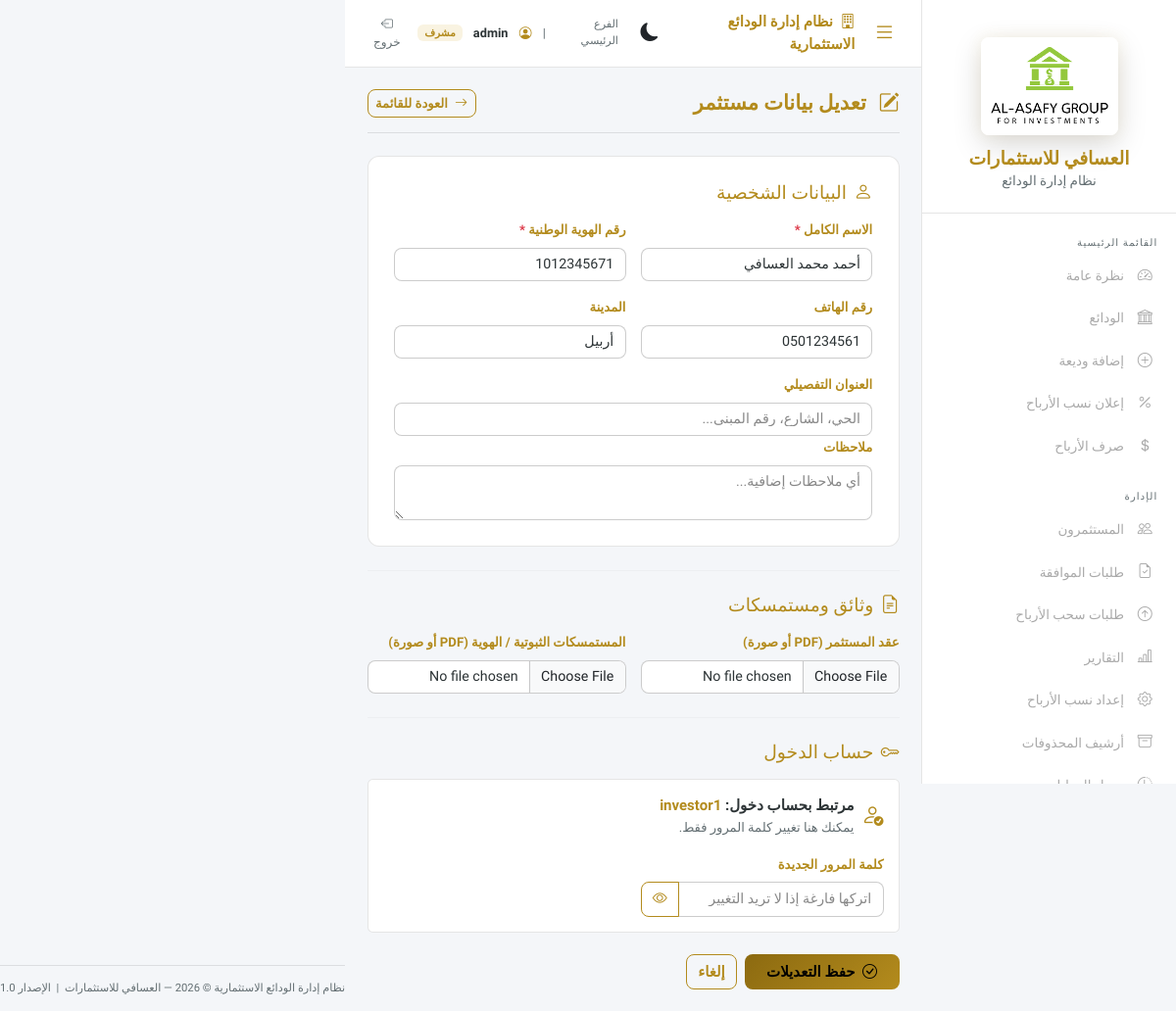
/investor_add.php?edit=1 (signed in), run on the app's committed database.
### tables this page shows
CREATE TABLE IF NOT EXISTS `investors` (
  `id`            INT UNSIGNED NOT NULL AUTO_INCREMENT,
  `full_name`     VARCHAR(150) NOT NULL,
  `phone`         VARCHAR(30)  NOT NULL,
  `city`          VARCHAR(100) NOT NULL DEFAULT '',
  `address`       VARCHAR(255) NULL,
  `notes`         TEXT NULL,
  `national_id`   VARCHAR(30)  NOT NULL DEFAULT '',
  `contract_path` VARCHAR(255) NULL,
  `id_card_path`  VARCHAR(255) NULL,
  `created_at`    DATETIME     NOT NULL DEFAULT CURRENT_TIMESTAMP,
  `updated_at`    DATETIME     NOT NULL DEFAULT CURRENT_TIMESTAMP ON UPDATE CURRENT_TIMESTAMP,
  PRIMARY KEY (`id`)
);

CREATE TABLE IF NOT EXISTS `users` (
  `id`              INT UNSIGNED NOT NULL AUTO_INCREMENT,
  `investor_id`     INT UNSIGNED NULL,
  `role`            ENUM('admin','staff','investor') NOT NULL DEFAULT 'investor',
  `username`        VARCHAR(100) NOT NULL,
  `password_hash`   VARCHAR(255) NOT NULL,
  `session_version` INT UNSIGNED NOT NULL DEFAULT 1,
  `created_by`      INT UNSIGNED NULL,
  `last_login_at`   DATETIME NULL,
  `created_at`      DATETIME NOT NULL DEFAULT CURRENT_TIMESTAMP,
  `updated_at`      DATETIME NOT NULL DEFAULT CURRENT_TIMESTAMP ON UPDATE CURRENT_TIMESTAMP,
  PRIMARY KEY (`id`),
  UNIQUE KEY `uq_username` (`username`),
  CONSTRAINT `fk_users_investor` FOREIGN KEY (`investor_id`) REFERENCES `investors` (`id`) ON DELETE SET NULL
);

### public/investor_add.php (the view, shortened to what this page needs)
<?php
$pdo = getPDO();
$editId = (int) ($_GET['edit'] ?? 0);
$investor = null;
$linkedUser = null;
if ($editId) {
  $s = $pdo->prepare("SELECT * FROM investors WHERE id=?");
  $s->execute([$editId]);
  $investor = $s->fetch();
  $s2 = $pdo->prepare("SELECT * FROM users WHERE investor_id=?");
  $s2->execute([$editId]);
  $linkedUser = $s2->fetch();
}
$old = $investor ?? [];
include __DIR__ . '/../includes/header.php';
?>
<div class="layout-wrapper">
  <?php include __DIR__ . '/../includes/sidebar.php'; ?>
  <div class="main-wrapper">
    <?php include __DIR__ . '/../includes/topbar.php'; ?>
    <div class="page-content">
      <div class="page-header">
        <h1 class="page-title">
          <i class="bi bi-<?= $editId ? 'pencil-square' : 'person-plus' ?> me-2"></i>
          <?= $editId ? 'تعديل بيانات مستثمر' : 'إضافة مستثمر جديد' ?>
        </h1>
        <a href="investors.php" class="btn btn-outline-gold btn-sm">
          <i class="bi bi-arrow-right me-1"></i> العودة للقائمة
        </a>
      </div>
      <div class="form-card">
        <form method="post" action="" enctype="multipart/form-data">
          <h5 class="mb-3" style="color:var(--gold)"><i class="bi bi-person me-2"></i>البيانات الشخصية</h5>
          <div class="row g-3">
            <div class="col-md-6">
              <label class="form-label">الاسم الكامل <span class="text-danger">*</span></label>
              <input type="text" name="full_name" class="form-control"
                value="<?= htmlspecialchars($old['full_name'] ?? '') ?>" required>
            </div>
            <div class="col-md-6">
              <label class="form-label">رقم الهوية الوطنية <span class="text-danger">*</span></label>
              <input type="text" name="national_id" class="form-control"
                value="<?= htmlspecialchars($old['national_id'] ?? '') ?>" placeholder="1xxxxxxxxx" required>
            </div>
            <div class="col-md-6">
              <label class="form-label">رقم الهاتف</label>
              <input type="text" name="phone" class="form-control" value="<?= htmlspecialchars($old['phone'] ?? '') ?>"
                placeholder="05xxxxxxxx">
            </div>
            <div class="col-md-6">
              <label class="form-label">المدينة</label>
              <select name="city" class="form-select">
                <?php
                $cities = ['أربيل', 'بغداد', 'البصرة', 'الموصل', 'السليمانية', 'كركوك', 'النجف', 'كربلاء', 'أخرى'];
                $selectedCity = $old['city'] ?? 'أربيل';
                foreach ($cities as $c):
                  ?>
                  <option value="<?= $c ?>" <?= $selectedCity === $c ? 'selected' : '' ?>><?= $c ?></option>
                <?php endforeach; ?>
              </select>
            </div>
            <div class="col-12">
              <label class="form-label">العنوان التفصيلي</label>
              <input type="text" name="address" class="form-control"
                value="<?= htmlspecialchars($old['address'] ?? '') ?>" placeholder="الحي، الشارع، رقم المبنى...">
            </div>
          </div>
          <div class="col-12">
            <label class="form-label">ملاحظات</label>
            <textarea name="notes" class="form-control" rows="2"
              placeholder="أي ملاحظات إضافية..."><?= htmlspecialchars($old['notes'] ?? '') ?></textarea>
          </div>
      </div>
      <hr style="border-color:var(--border);margin:24px 0">
      <h5 class="mb-3" style="color:var(--gold)"><i class="bi bi-file-earmark-text me-2"></i>وثائق ومستمسكات</h5>
      <div class="row g-3">
        <div class="col-md-6">
          <label class="form-label">عقد المستثمر (PDF أو صورة)</label>
          <input type="file" name="contract_file" class="form-control" accept=".pdf,image/*">
        </div>
        <div class="col-md-6">
          <label class="form-label">المستمسكات الثبوتية / الهوية (PDF أو صورة)</label>
          <input type="file" name="id_card_file" class="form-control" accept=".pdf,image/*">
        </div>
      </div>
      <?php if (!$editId): ?>
        <hr style="border-color:var(--border);margin:24px 0">
        <h5 class="mb-3" style="color:var(--gold)"><i class="bi bi-key me-2"></i>حساب الدخول (اختياري)</h5>
        <div class="form-check form-switch mb-3">
          <input class="form-check-input" type="checkbox" id="createUserToggle" name="create_user" value="1"
            onchange="toggleUserFields(this)">
          <label class="form-check-label me-2" for="createUserToggle">إنشاء حساب دخول للمستثمر</label>
        </div>
        <div id="userFields" style="display:none">
          <div class="row g-3">
            <div class="col-md-6">
              <label class="form-label">اسم المستخدم</label>
              <input type="text" name="username" class="form-control" placeholder="investor_ali" autocomplete="off">
              <div class="form-text">سيستخدمه المستثمر لتسجيل الدخول</div>
            </div>
            <div class="col-md-6">
              <label class="form-label">كلمة المرور</label>
              <div class="input-group">
                <input type="password" name="password" id="passwordField" class="form-control"
                  placeholder="6 أحرف على الأقل" autocomplete="new-password">
                <button type="button" class="btn btn-outline-gold" onclick="togglePwd()">
                  <i class="bi bi-eye" id="eyeIcon"></i>
                </button>
              </div>
            </div>
          </div>
        </div>
      <?php else: ?>
        <hr style="border-color:var(--border);margin:24px 0">
        <h5 class="mb-3" style="color:var(--gold)"><i class="bi bi-key me-2"></i>حساب الدخول</h5>
        <?php if ($linkedUser): ?>
          <div class="alert" style="background:var(--bg-card);border:1px solid var(--border)">
            <div class="d-flex align-items-center mb-3">
              <i class="bi bi-person-check me-2 fs-4" style="color:var(--gold)"></i>
              <div>
                <div class="fw-bold">مرتبط بحساب دخول: <span
                    class="text-gold"><?= htmlspecialchars($linkedUser['username']) ?></span></div>
                <small class="text-muted">يمكنك هنا تغيير كلمة المرور فقط.</small>
              </div>
            </div>
            <div class="row g-3">
              <div class="col-md-6">
                <label class="form-label">كلمة المرور الجديدة</label>
                <div class="input-group">
                  <input type="password" name="password" id="passwordFieldEdit" class="form-control"
                    placeholder="اتركها فارغة إذا لا تريد التغيير" autocomplete="new-password">
                  <button type="button" class="btn btn-outline-gold" onclick="togglePwdEdit()">
                    <i class="bi bi-eye" id="eyeIconEdit"></i>
                  </button>
                </div>
              </div>
            </div>
          </div>
        <?php endif; ?>
      <?php endif; ?>
      <div class="mt-4 d-flex gap-2">
        <button type="submit" class="btn btn-gold px-4">
          <i class="bi bi-check-circle me-1"></i>
          <?= $editId ? 'حفظ التعديلات' : 'إضافة المستثمر' ?>
        </button>
        <a href="investors.php" class="btn btn-outline-gold">إلغاء</a>
      </div>
    </div>
  </div>
  <?php include __DIR__ . '/../includes/footer.php'; ?>

### public/assets/css/theme.css (style rules this page uses)
:root, [data-theme="dark"] { --bg-base: #0b0b0b; --bg-surface: #111111; --bg-card: #181818; --bg-sidebar: #0d0d0d; --gold: #d4af37; --gold-light: #f0d060; --gold-dark: #a08020; --gold-muted: rgba(212, 175, 55, 0.15); --text-primary: #f8f8f8; --text-muted: #b0b0b0; --border: rgba(212, 175, 55, 0.25); --danger: #e74c3c; --success: #27ae60; --info: #2980b9; --warning: #e67e22; --sidebar-w: 260px; --sidebar-collapsed-w: 80px; --custom-table-bg: var(--bg-card); --custom-table-border: var(--border); --custom-table-stripe: rgba(212, 175, 55, 0.04); --custom-table-hover-bg: #222222; --custom-table-hover-color: #ffffff; --custom-table-color: var(--text-primary); --custom-table-header-bg: rgba(212, 175, 55, 0.1); --custom-table-header-color: var(--gold); --custom-input-bg: #1a1a1a; --custom-input-border: var(--border); --custom-input-color: #ffffff; --custom-input-hover-bg: #282828; --custom-input-disabled-bg: #0a0a0a; }
[data-theme="light"] { --bg-base: #f4f6f9; --bg-surface: #ffffff; --bg-card: #ffffff; --bg-sidebar: #ffffff; --gold: #b38b1d; --gold-light: #d4af37; --gold-dark: #8c6a10; --gold-muted: rgba(212, 175, 55, 0.15); --text-primary: #2d3436; --text-muted: #636e72; --border: rgba(0, 0, 0, 0.1); --custom-table-bg: #ffffff; --custom-table-border: rgba(0, 0, 0, 0.1); --custom-table-stripe: rgba(0, 0, 0, 0.02); --custom-table-hover-bg: rgba(212, 175, 55, 0.05); --custom-table-hover-color: #000000; --custom-table-color: #2d3436; --custom-table-header-bg: rgba(212, 175, 55, 0.1); --custom-table-header-color: #b38b1d; --custom-input-bg: #ffffff; --custom-input-border: rgba(0, 0, 0, 0.2); --custom-input-color: #2d3436; --custom-input-hover-bg: #fdfdfd; --custom-input-disabled-bg: #f9f9f9; }
*, *::before, *::after { box-sizing: border-box; }
html { font-size: 15px; }
body { font-family: 'Tajawal', sans-serif; background: var(--bg-base); color: var(--text-primary); direction: rtl; min-height: 100vh; margin: 0; }
a { color: var(--gold); text-decoration: none; }
.layout-wrapper { display: flex; min-height: 100vh; }
.main-wrapper { margin-right: var(--sidebar-w); flex: 1; display: flex; flex-direction: column; min-height: 100vh; transition: margin-right 0.3s cubic-bezier(0.4, 0, 0.2, 1); }
.page-content { padding: 1.5rem; flex: 1; }
.page-header { margin-bottom: 1.5rem; padding-bottom: 1rem; border-bottom: 1px solid var(--border); display: flex; align-items: center; justify-content: space-between; }
.page-title { font-size: 1.4rem; font-weight: 700; color: var(--gold); margin: 0; }
.form-card { background: var(--bg-card); border: 1px solid var(--border); border-radius: 12px; padding: 1.75rem; }
.form-label { font-size: 0.88rem; font-weight: 600; color: var(--gold); margin-bottom: 0.5rem; }
.form-control, .form-select { background: var(--custom-input-bg); border: 1px solid var(--custom-input-border); color: var(--custom-input-color); border-radius: 8px; font-family: 'Tajawal', sans-serif; font-size: 0.95rem; transition: border-color 0.2s, box-shadow 0.2s, background-color 0.2s; }
.form-control::placeholder { color: #888; }
.btn-gold { background: linear-gradient(135deg, var(--gold-dark), var(--gold)); color: #000; font-weight: 700; border: none; border-radius: 8px; font-family: 'Tajawal', sans-serif; transition: all 0.25s; }
.btn-outline-gold { background: transparent; border: 1px solid var(--gold); color: var(--gold); border-radius: 8px; font-family: 'Tajawal', sans-serif; font-weight: 600; transition: all 0.2s; }
.text-gold { color: var(--gold) !important; }
.text-muted { color: var(--text-muted) !important; }

### data on the page
investors: full_name "أحمد محمد العسافي", national_id "1012345671", phone "0501234561"
users: username "investor1"

### other printed values
currentUsername() "admin"
form field city "أربيل"
